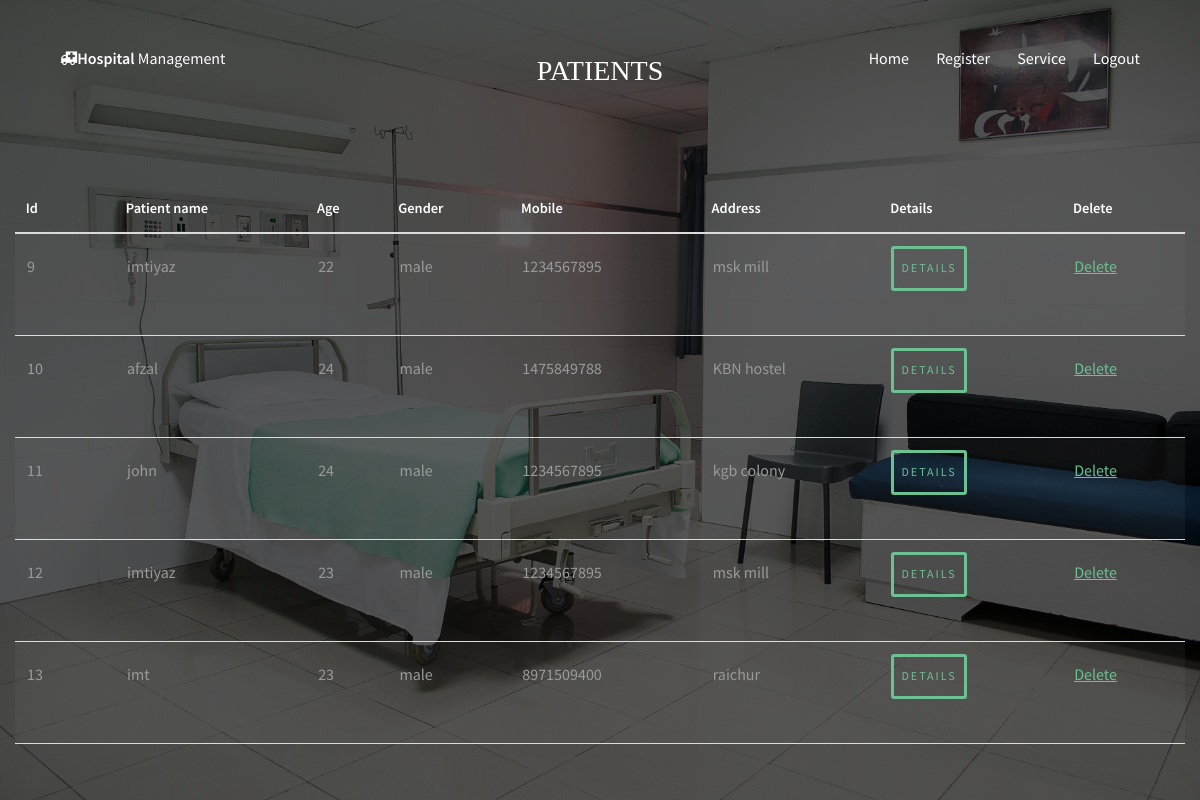
Screenshot of /records.php (signed in) with the database file from the repository.
### tables this page shows
CREATE TABLE `patient` (
  `id` int(11) NOT NULL,
  `pName` varchar(30) NOT NULL,
  `pAge` int(3) NOT NULL,
  `gender` varchar(6) NOT NULL,
  `mobile` varchar(13) NOT NULL,
  `address` varchar(50) NOT NULL
);

### records.php (the view, shortened to what this page needs)
<!DOCTYPE html>
<html lang="en">
<head>
	<link rel="stylesheet" type="text/css" href="css/util.css">
	<link rel="stylesheet" type="text/css" href="css/main.css">
  <link rel="stylesheet" href="css/bootstrap1.min.css">
</head>
<body>
    <?php
include 'nav.php';
?>
    <div class="limiter">
		<div class="container-login100" style="background-image: url('images/hsp1.jpg');">
			<div class="wrap-login100 p-t-30 p-b-50">
				<span class="login100-form-title p-b-41">
                                            Patients
				</span>
                            </div>
  <table class="">
        <thead>
            <tr>
                <th style="width: 100px;"><font style="color:#ffffff">Id</th>
                <th><font style="color:#ffffff">Patient name</th>
                <th><font style="color:#ffffff">Age</th>
                <th><font style="color:#ffffff">Gender</th>
                <th><font style="color:#ffffff">Mobile</th>
                <th><font style="color:#ffffff">Address</th>
                 <th><font style="color:#ffffff">Details</th>
                <th><font style="color:#ffffff">Delete</th>
            </tr>
        </thead>
 <tbody>
         <?php
         include 'dbconnect.php';
         $sql = "select * from patient";
         if ($result = $con->query($sql)) {
    while ($row = $result->fetch_assoc()) {
        ?>
            <tr>
                <td><?php echo $row['id']?></td>
                <td><?php echo $row['pName']?></td>
                <td><?php echo $row['pAge']?></td>
                <td><?php echo $row['gender']?></td>
                <td><?php echo $row['mobile']?></td>
                <td><?php echo $row['address']?></td>
                <td>
                    <form action="" method="post">
                        <button type="submit" class="btn-sm"  name="details">Details</button>
                </form></td>
                    <td><a href="records.php?delete=true&id=<?php  echo $row['id'];?>">Delete</a></td>
            </tr>
            <?php
    }
}
         ?>
        </tbody>
    </table>
			</div>
		</div>
</body>
</html>

### nav.php (shortened to what this page needs)
<html>
    <head>
		<link rel="stylesheet" href="assets/css/main.css" />
    </head>
<header id="header">
				<div class="inner">
                                    <a href="admin.php" class="logo"><strong><i class="fa fa-ambulance" aria-hidden="true"></i>Hospital</strong> Management</a>
					<nav id="nav">
                                            <a href="admin.php">Home</a>
                                            <a href="register.php">Register</a>
						<a href="service.php">Service</a>
                                                <a href="logout.php">Logout</a>
					</nav>
				</div>
			</header>
</html>

### css/main.css (style rules this page uses)
* { margin: 0px; padding: 0px; box-sizing: border-box; }
body, html { height: 100%; font-family: Ubuntu-Regular, sans-serif; }
a { font-family: Ubuntu-Regular; font-size: 14px; line-height: 1.7; color: #666666; margin: 0px; transition: all 0.4s; -webkit-transition: all 0.4s; -o-transition: all 0.4s; -moz-transition: all 0.4s; }
button { outline: none !important; border: none; background: transparent; }
.limiter { width: 100%; margin: 0 auto; }
.container-login100 { width: 100%; min-height: 100vh; display: -webkit-box; display: -webkit-flex; display: -moz-box; display: -ms-flexbox; display: flex; flex-wrap: wrap; justify-content: center; align-items: center; padding: 15px; background-repeat: no-repeat; background-position: center; background-size: cover; position: relative; z-index: 1; }
.container-login100::before { content: ""; display: block; position: absolute; z-index: -1; width: 100%; height: 100%; top: 0; left: 0; background-color: rgba(0,0,0,0.65); }
.wrap-login100 { width: 390px; border-radius: 10px; overflow: hidden; background: transparent; }
.login100-form-title { font-family: Ubuntu-Bold; font-size: 28px; color: #fff; line-height: 1.2; text-align: center; text-transform: uppercase; display: block; }

### rows the page displays
patient: id "9", pName "imtiyaz", pAge "22", gender "male", mobile "1234567895", address "msk mill"
patient: id "10", pName "afzal", pAge "24", gender "male", mobile "1475849788", address "KBN hostel"
patient: id "11", pName "john", pAge "24", gender "male", mobile "1234567895", address "kgb colony"
patient: id "12", pName "imtiyaz", pAge "23", gender "male", mobile "1234567895", address "msk mill"
patient: id "13", pName "imt", pAge "23", gender "male", mobile "8971509400", address "raichur"
